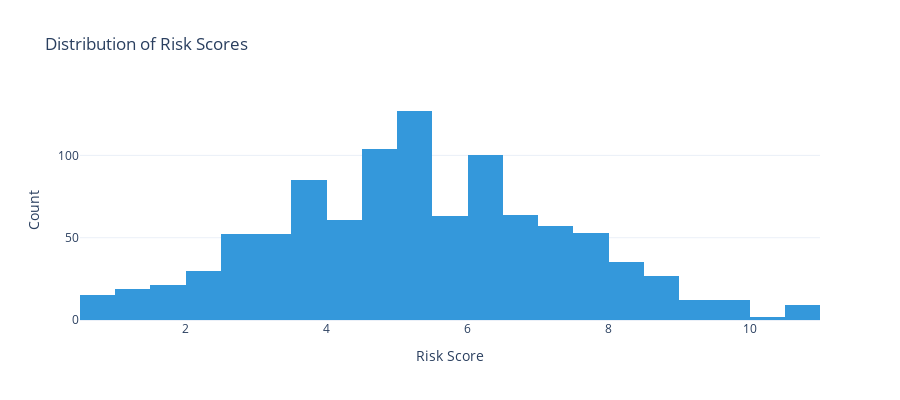

Source (notebook cell):
### Code cell
# Risk Score Distribution

fig = px.histogram(
    warren_df, 
    x='Risk Score', 
    color_discrete_sequence=['#3498db'],
    title='Distribution of Risk Scores'
)

fig.update_layout(
    title='Distribution of Risk Scores',
    xaxis_title='Risk Score',
    yaxis_title='Count',
    template='plotly_white',
    width=900,
    height=400
)

fig.show()

### Figure 1 — Plotly figure (JSON) as saved in the notebook; plotly's stock layout.template omitted (floating-point values rounded to 4 significant figures; data arrays with more than 128 entries replaced by an {"elided": "..."} marker saying what was removed)
{"data": [{"bingroup": "x", "hovertemplate": "Risk Score=%{x}<br>count=%{y}<extra></extra>", "legendgroup": "", "marker": {"color": "#3498db", "pattern": {"shape": ""}}, "name": "", "orientation": "v", "showlegend": false, "type": "histogram", "x": {"elided": "1000 float values"}, "xaxis": "x", "yaxis": "y"}], "layout": {"barmode": "relative", "height": 400, "legend": {"tracegroupgap": 0}, "title": {"text": "Distribution of Risk Scores"}, "width": 900, "xaxis": {"anchor": "y", "domain": [0, 1], "title": {"text": "Risk Score"}}, "yaxis": {"anchor": "x", "domain": [0, 1], "title": {"text": "Count"}}}}
